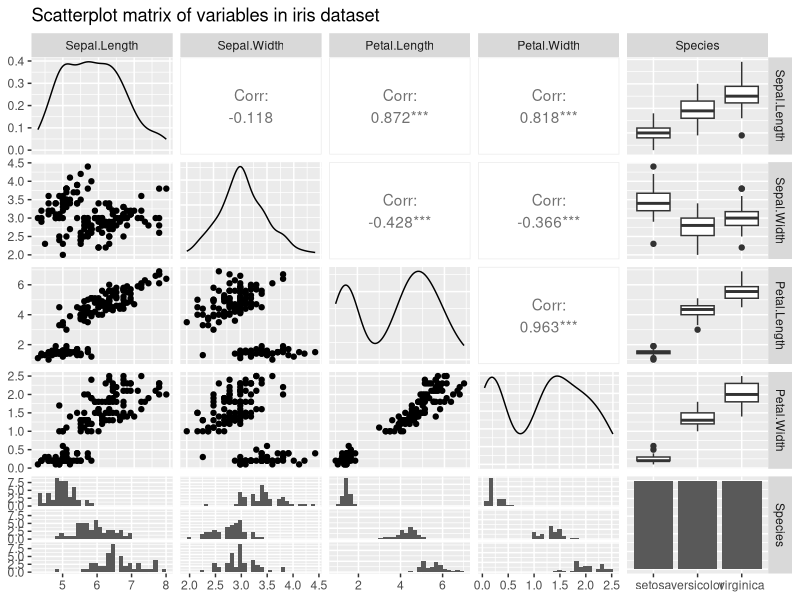
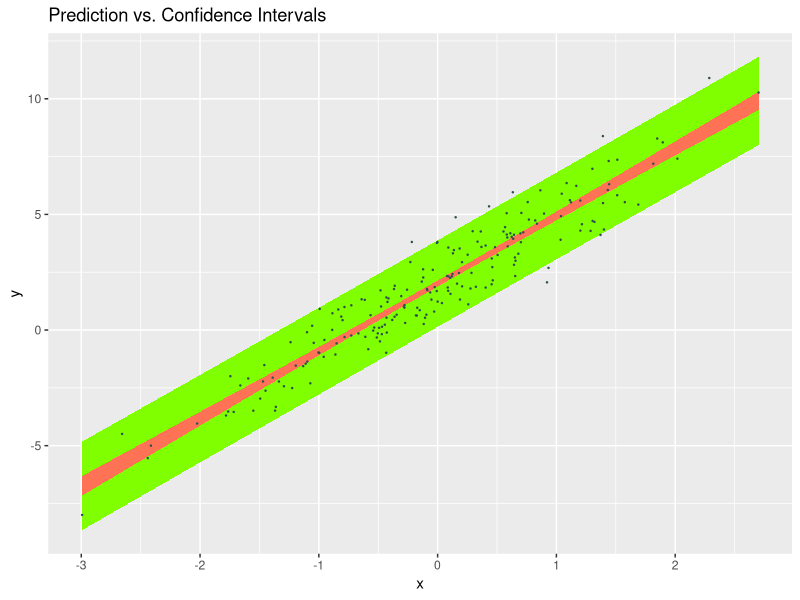
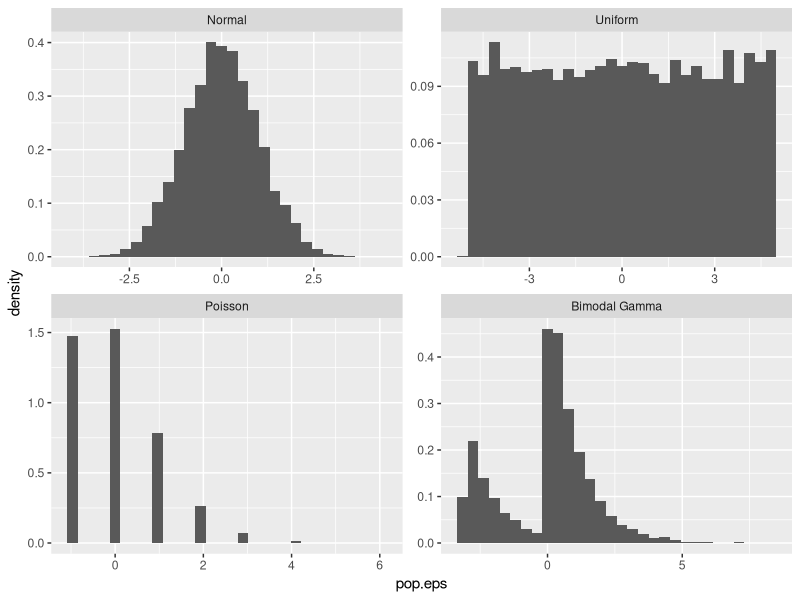
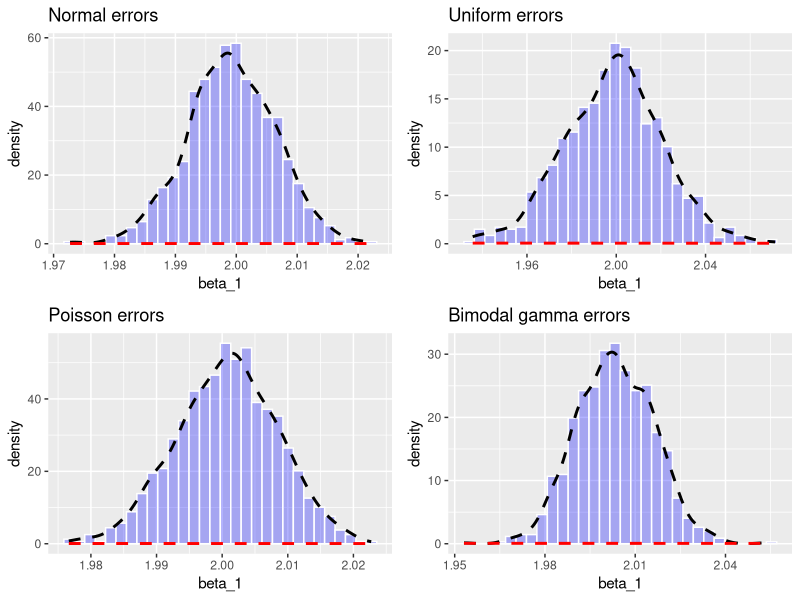

Recreate these plots in R, in order. (Note: this script raises an error after producing the figures.)

png(filename="inserts/fig0.png",height=500,width=800)
library(ggplot2)
library(GGally)
ggpairs(iris, title = "Scatterplot matrix of variables in iris dataset")
dev.off()

OLS <- function(y,X) { b <- solve(t(X) %*% X) %*% t(X) %*% y }
set.seed(42)
n <- 200
X <- cbind(1, rnorm(n))
beta <- c(2, 3)
eps <- rnorm(n)
y <- X %*% beta + eps

b <- OLS(y,X)
pred.y <- X %*% b
e <- y - pred.y
n <- nrow(X); k <- ncol(X)
s2 <- as.vector(t(e) %*% e / (n - k))
XpXinv <- solve(t(X) %*% X)
pred.se <- sqrt(diag(s2 * (1 + X %*% XpXinv %*% t(X))))
conf.se <- sqrt(diag(s2 * (0 + X %*% XpXinv %*% t(X))))
(cbind(head(pred.se), head(conf.se)))

crit.t <- qt(0.975,n-k)
confint.t <- cbind(pred.y - crit.t * conf.se, pred.y + crit.t * conf.se)
predint.t <- cbind(pred.y - crit.t * pred.se, pred.y+ crit.t * pred.se)

png(filename="inserts/fig1.png",height=500,width=800)
draw.df <- data.frame(X[ ,2], y, pred.y, confint.t, predint.t)
names(draw.df) <- c("x", "y", "pred.y","conf.low","conf.high","pred.low","pred.high")
library(ggplot2)
(g <- ggplot(data = draw.df, aes(x = x, y = y)) + ggtitle("Prediction vs. Confidence Intervals") +
  geom_ribbon(aes(ymin = pred.low, ymax = pred.high), fill = "chartreuse1", linetype = 0) +
  geom_ribbon(aes(ymin = conf.low, ymax = conf.high), fill = "coral1", linetype = 0) +
  geom_point(colour = "darkslategray", size = 0.2))
dev.off()

pop.n <- 10000
n <- 500
draws <- 1000
pop.X <- cbind(1, runif(pop.n,0,20))

bimodalDistFunc <- function (n, cpct, mu1, mu2, sig1, sig2) {
  d0 <- rgamma(n, 1) + 3
  d1 <- rgamma(n, 1)
  flag <- rbinom(n, size = 1, prob = cpct)
  d <- d1 * (1 - flag) + d0 * flag
}

pop.eps.0 <- rnorm(pop.n)
pop.eps.1 <- runif(pop.n, -5, 5)
pop.eps.2 <- rpois(pop.n, 1) - 1
pop.eps.3 <- bimodalDistFunc(n=pop.n, cpct = 0.7, mu1 = 2, mu2 = 10, sig1 = 1, sig2 = 2) - 3.1

c(mean(pop.eps.0), mean(pop.eps.1), mean(pop.eps.2), mean(pop.eps.3))

pop.eps <- c(pop.eps.0, pop.eps.1, pop.eps.2, pop.eps.3)
pop.eps.type <- c(rep("Normal",pop.n), rep("Uniform", pop.n), rep("Poisson", pop.n), rep("Bimodal Gamma", pop.n))
class(pop.eps.type)
pop.eps.type <- factor(pop.eps.type, levels = c("Normal", "Uniform", "Poisson", "Bimodal Gamma"))
levels(pop.eps.type)
class(pop.eps.type)
pop.eps.df <- data.frame(pop.eps, pop.eps.type)

png(filename="inserts/fig2.png",height=500,width=800)
(g <- ggplot(data = pop.eps.df, aes(x = pop.eps)) + geom_histogram(aes(y=..density..)) + facet_wrap( ~ pop.eps.type, ncol=2, scales = "free"))
dev.off()

beta <- c(4,2)
pop.y.0 <- pop.X %*% beta + pop.eps.0
pop.y.1 <- pop.X %*% beta + pop.eps.1
pop.y.2 <- pop.X %*% beta + pop.eps.2
pop.y.3 <- pop.X %*% beta + pop.eps.3

getb <- function(draw, pop.n, pop.y, pop.X) {
  indices <- sample(1:pop.n, n)
  y <- pop.y[indices]
  X <- pop.X[indices, ]
  b <- OLS(y,X)
  return(b)
}

blist.0 <- t(sapply(1:draws, getb, pop.n = pop.n, pop.y = pop.y.0, pop.X = pop.X))
blist.1 <- t(sapply(1:draws, getb, pop.n = pop.n, pop.y = pop.y.1, pop.X = pop.X))
blist.2 <- t(sapply(1:draws, getb, pop.n = pop.n, pop.y = pop.y.2, pop.X = pop.X))
blist.3 <- t(sapply(1:draws, getb, pop.n = pop.n, pop.y = pop.y.3, pop.X = pop.X))
cbind(head(blist.0),head(blist.1),head(blist.2),head(blist.3))

make.plots <- function(blist) {
  blist.df <- data.frame(blist)
  names(blist.df) <- c("alpha", "beta_1")
  estmean <- mean(blist.df$beta_1)
  estsd <- sd(blist.df$beta_1)
  g <- ggplot(data = blist.df, aes(x = beta_1)) +
   geom_histogram(aes(y=..density..), fill="blue", colour="white", alpha=0.3) +
   geom_density(colour = "black", size = 1, linetype = "dashed") +
   stat_function(geom="line", fun=dnorm, arg=list(mean = estmean, sd = estsd), colour = "red", size = 1, linetype = "dashed")
  return(g)
}

g0 <- make.plots(blist.0) + ggtitle("Normal errors")
g1 <- make.plots(blist.1) + ggtitle("Uniform errors")
g2 <- make.plots(blist.2) + ggtitle("Poisson errors")
g3 <- make.plots(blist.3) + ggtitle("Bimodal gamma errors")

png(filename="inserts/fig3.png",height=500,width=800)
library(gridExtra)
grid.arrange(g0, g1, g2, g3, ncol = 2)
dev.off()

(cbind(shapiro.test(rnorm(draws))[1:2], shapiro.test(rpois(draws,10))[1:2]))

(cbind(
  shapiro.test(blist.0[ ,2])[1:2],
  shapiro.test(blist.1[ ,2])[1:2],
  shapiro.test(blist.2[ ,2])[1:2],
  shapiro.test(blist.3[ ,2])[1:2]))

library(VGAM)
pop.eps.4 <- rpareto(pop.n, location = 2, shape = 1) - 2

png(filename="inserts/fig3.png",height=500,width=800)
pareto.df <- data.frame(pop.eps.4)
ggplot(data = pareto.df, aes(x = pop.eps.4)) + geom_histogram(aes(y=..density..))
dev.off()
